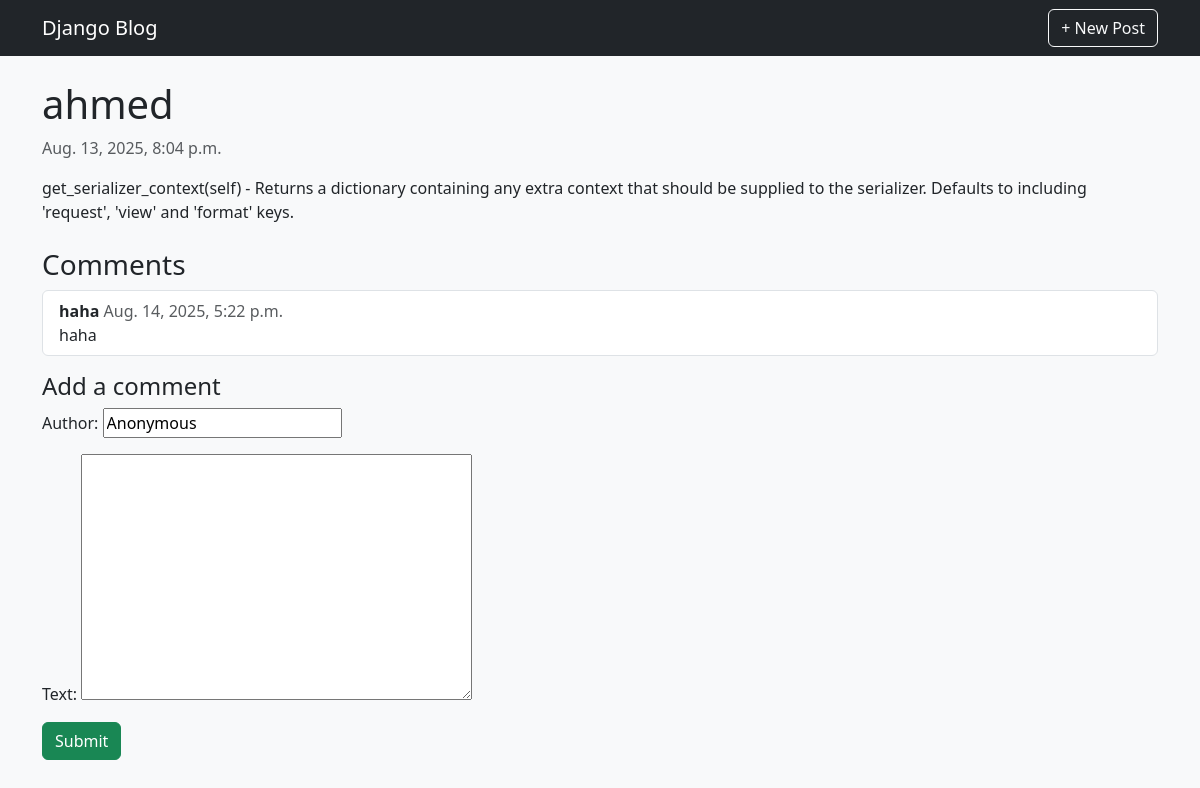
The app's page /post/4/ with its own data.
### blog/models.py (models this page shows, shortened)
class Post(models.Model):
    title = models.CharField(max_length=200)
    description = models.TextField()
    image = models.ImageField(upload_to='posts/', blank=True, null=True)
    created_at = models.DateTimeField(auto_now_add=True)

class Comment(models.Model):
    post = models.ForeignKey(Post, on_delete=models.CASCADE, related_name='comments')
    author = models.CharField(max_length=100, default='Anonymous')
    text = models.TextField()
    created_at = models.DateTimeField(auto_now_add=True)

### blog/views.py (the view)
# urls.py: path('post/<int:pk>/', views.post_detail, name='post_detail'),
def post_detail(request, pk):
    post = get_object_or_404(Post, pk=pk)
    comment_form = CommentForm(request.POST or None)
    if request.method == 'POST' and comment_form.is_valid():
        comment = comment_form.save(commit=False)
        comment.post = post
        comment.save()
        return redirect(reverse('post_detail', args=[post.pk]))
    return render(request, 'blog/post_detail.html', {'post': post, 'comment_form': comment_form})

### blog/forms.py
class CommentForm(forms.ModelForm):
    class Meta:
        model = Comment
        fields = ['author', 'text']

### blog/templates/blog/post_detail.html (shortened to what this page needs)
{% extends 'blog/base.html' %}
{% block content %}
<article class="mb-4">
  <h1>{{ post.title }}</h1>
  <p class="text-muted">{{ post.created_at }}</p>
  <p>{{ post.description }}</p>
</article>
<section class="mb-4">
  <h3>Comments</h3>
  <ul class="list-group mb-3">
    {% for c in post.comments.all %}
    <li class="list-group-item">
      <strong>{{ c.author }}</strong> <span class="text-muted">{{ c.created_at }}</span>
      <p class="mb-0">{{ c.text }}</p>
    </li>
    {% empty %}
    <li class="list-group-item">No comments yet.</li>
    {% endfor %}
  </ul>
  <h4>Add a comment</h4>
  <form method="post">
    {{ comment_form.as_p }}
    <button class="btn btn-success">Submit</button>
  </form>
</section>
{% endblock %}

### records on screen
Post: title "ahmed", created_at "Aug. 13, 2025, 8:04 p.m.", description "get_serializer_context(self) - Returns a dictionary containing any extra context that should be supplied to the serializer. Defaults to including 'request', 'view' and 'format' keys."
Comment: author "haha", created_at "Aug. 14, 2025, 5:22 p.m.", text "haha"
